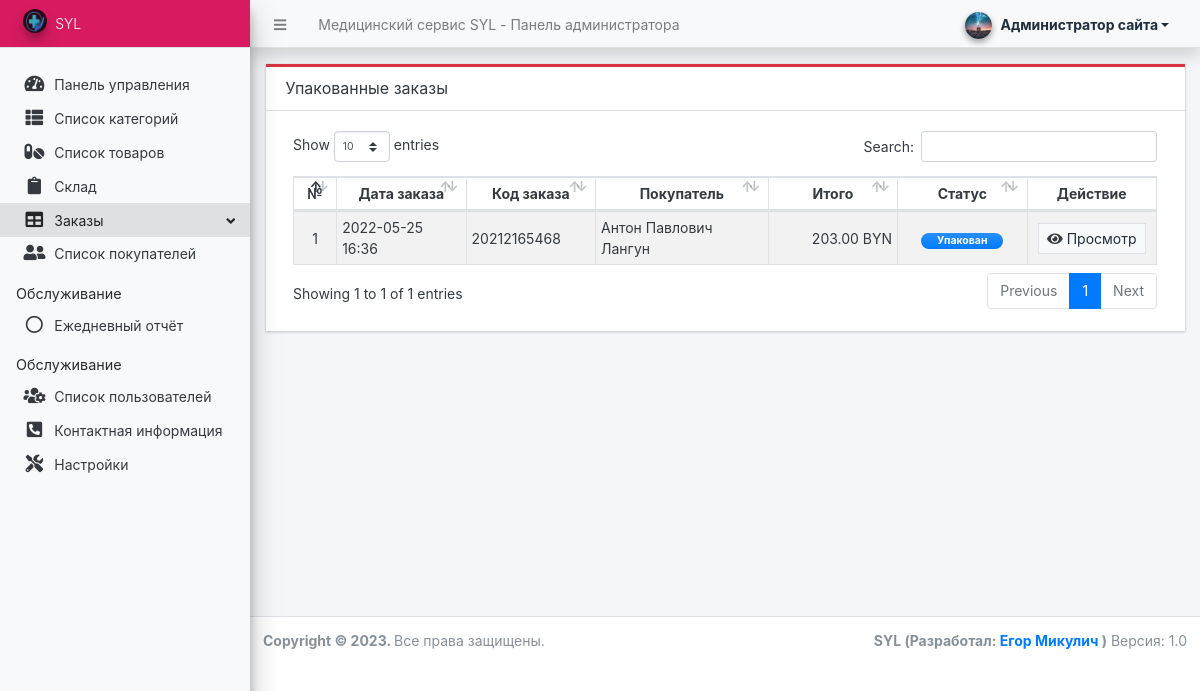
The app's page /admin/?page=orders&status=1 (signed in) with its own data.
### tables this page shows
CREATE TABLE `order_list` (
  `id` int(30) NOT NULL,
  `code` varchar(100) NOT NULL,
  `customer_id` int(30) NOT NULL,
  `delivery_address` text NOT NULL,
  `total_amount` float(12,2) NOT NULL DEFAULT 0.00,
  `status` tinyint(1) NOT NULL DEFAULT 0 COMMENT '0=pending,\r\n1=packed,\r\n2=out for delivery,\r\n3=paid\r\n',
  `date_created` datetime NOT NULL DEFAULT current_timestamp(),
  `date_updated` datetime NOT NULL DEFAULT current_timestamp() ON UPDATE current_timestamp()
);

### config.php (called while the page is built, shortened)
<?php
function format_num($number = '' , $decimal = ''){
    if(is_numeric($number)){
        $ex = explode(".",$number);
        $decLen = isset($ex[1]) ? strlen($ex[1]) : 0;
        if(is_numeric($decimal)){
            return number_format($number,$decimal);
        }else{
            return number_format($number,$decLen);
        }
    }else{
        return "Неверный ввод";
    }
}
?>

### admin/orders/index.php (the view, shortened to what this page needs)
<?php
$status = isset($_GET['status']) ? $_GET['status'] : '';
$stat_arr = ['Заказы в обработке', 'Упакованные заказы', 'Заказы на доставке', 'Завершённые заказы']
?>
<div class="card card-outline rounded-0 card-danger">
	<div class="card-header">
		<h3 class="card-title"><?= isset($stat_arr[$status]) ? $stat_arr[$status] : 'Все заказы' ?></h3>
	</div>
	<div class="card-body">
        <div class="container-fluid">
			<table class="table table-hover table-striped table-bordered" id="list">
				<colgroup>
					<col width="5%">
					<col width="15%">
					<col width="15%">
					<col width="20%">
					<col width="15%">
					<col width="15%">
					<col width="15%">
				</colgroup>
				<thead>
					<tr>
						<th class="p-1 text-center">№</th>
						<th class="p-1 text-center">Дата заказа</th>
						<th class="p-1 text-center">Код заказа</th>
						<th class="p-1 text-center">Покупатель</th>
						<th class="p-1 text-center">Итого</th>
						<th class="p-1 text-center">Статус</th>
						<th class="p-1 text-center">Действие</th>
					</tr>
				</thead>
				<tbody>
					<?php
					$i = 1;
					$where = "";
					switch($status){
						case 1:
							$where = " where o.`status` = 1 ";
							break;
					}
					$qry = $conn->query("SELECT o.*, CONCAT(c.firstname, ' ', COALESCE(concat(c.middlename, ' '), ''), c.lastname) as customer from `order_list` o inner join customer_list c on o.customer_id = c.id {$where} order by abs(unix_timestamp(o.date_created)) desc ");
						while($row = $qry->fetch_assoc()):
					?>
						<tr>
							<td class="p-1 align-middle text-center"><?= $i++ ?></td>
							<td class="p-1 align-middle"><?= date("Y-m-d H:i", strtotime($row['date_created'])) ?></td>
							<td class="p-1 align-middle"><?= $row['code'] ?></td>
							<td class="p-1 align-middle"><?= $row['customer'] ?></td>
							<td class="p-1 align-middle text-right"><?= format_num($row['total_amount'],2) ?> BYN</td>
							<td class="p-1 align-middle text-center">
								<?php
								switch($row['status']){
									case 1:
										echo '<span class="badge badge-primary bg-gradient-primary px-3 rounded-pill">Упакован</span>';
										break;
								}
								?>
							</td>
							<td class="p-1 align-middle text-center">
								<a class="btn btn-flat btn-sm btn-light border-gradient-light border view-order" href="./?page=orders/view_order&id=<?= $row['id'] ?>"><i class="fa fa-eye text-dark"></i> Просмотр</a>
							</td>
						</tr>
					<?php endwhile; ?>
				</tbody>
			</table>
		</div>
	</div>
</div>

### records on screen
order_list: date_created "2022-05-25 16:36", code "20212165468", customer "Антон Павлович Лангун", total_amount "203.00", status "Упакован"

### other values on screen
$_settings->info('name') "Медицинский сервис SYL"
$_settings->userdata('firstname').' '.$_settings->userdata('lastname') "Администратор сайта"
$_settings->info('short_name') "SYL"
$stat_arr[$status] "Упакованные заказы"
